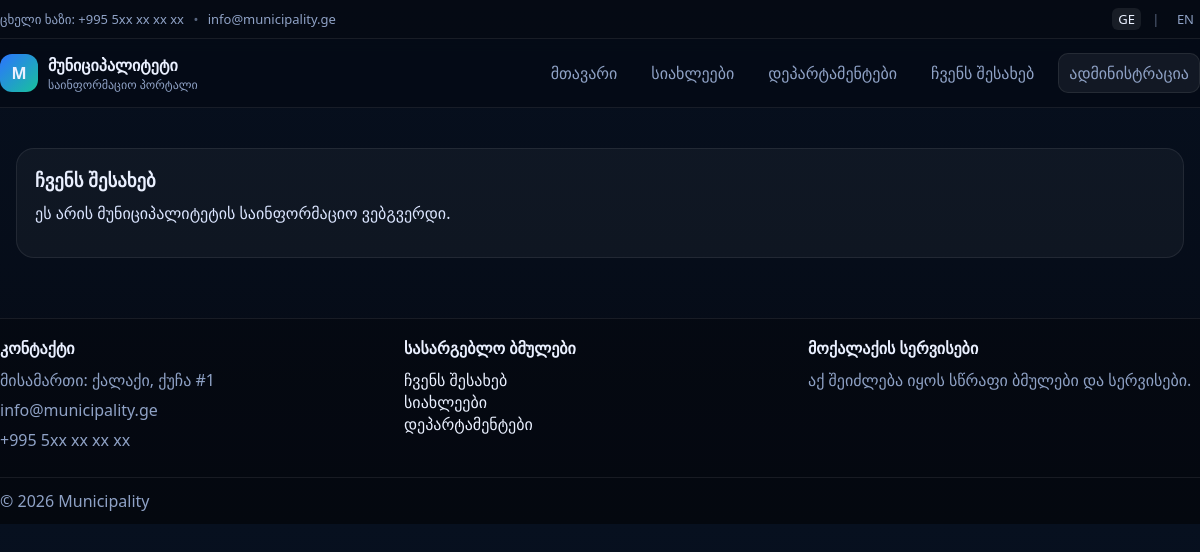
Screenshot of /ge/page/about with the database file from the repository.
### tables this page shows
CREATE TABLE page_translations (
  page_id INT NOT NULL,
  lang ENUM('ge','en') NOT NULL,
  title VARCHAR(255) NOT NULL,
  body MEDIUMTEXT NOT NULL,
  PRIMARY KEY (page_id, lang),
  CONSTRAINT fk_page_tr_page FOREIGN KEY (page_id) REFERENCES pages(id) ON DELETE CASCADE
);

### public/index.php (called while the page is built, shortened)
<?php
require __DIR__ . '/../app/db.php';
require __DIR__ . '/../app/helpers.php';
require __DIR__ . '/../app/i18n.php';
require __DIR__ . '/../app/router.php';
$uri = parse_url($_SERVER['REQUEST_URI'] ?? '/', PHP_URL_PATH) ?: '/';
$uri = str_replace(base_path(), '', $uri);
$uri = '/' . ltrim($uri, '/');
$parts = array_values(array_filter(explode('/', trim($uri,'/')), fn($x)=>$x!==''));
$langs = cfg('langs', ['ge','en']);
if (isset($parts[0]) && in_array($parts[0], $langs, true)) {
  array_shift($parts);
} else {
  set_lang(cfg('default_lang','ge'));
  redirect(base_path() . '/' . current_lang() . $uri);
}
$path = '/' . implode('/', $parts);
[$view, $data] = route_public($path);
require __DIR__ . '/../app/views/layout.php';

### app/i18n.php (called while the page is built, shortened)
<?php
function current_lang(): string {
  return (string)($_SESSION['lang'] ?? cfg('default_lang', 'ge'));
}
function url_lang_prefix(): string {
  return '/' . current_lang();
}
function url_to(string $pathWithoutLang): string {
  return base_path() . url_lang_prefix() . $pathWithoutLang;
}
function t(string $ge, string $en): string {
  return current_lang() === 'en' ? $en : $ge;
}

### app/helpers.php (called while the page is built, shortened)
<?php
function cfg(string $key, $default = null) {
  static $cfg = null;
  if ($cfg === null) $cfg = require __DIR__ . '/config.php';
  return $cfg[$key] ?? $default;
}
function e(string $s): string {
  return htmlspecialchars($s, ENT_QUOTES | ENT_SUBSTITUTE, 'UTF-8');
}
function base_path(): string {
  return (string)cfg('base_path', '');
}

### app/config.php (called while the page is built, shortened)
<?php
return [
  'db' => [
    'host'    => '127.0.0.1',
    'name'    => 'municipality_db',
    'user'    => 'root',
    'pass'    => '',
    'charset' => 'utf8mb4',
  ],
  'public_url' => '',
  'default_lang' => 'ge',
  'langs' => ['ge','en'],
  'upload_dir' => dirname(__DIR__) . '/storage/uploads',
  'upload_url' => '/storage/uploads',
];

### app/db.php (called while the page is built, shortened)
<?php
function db(): PDO {
  $cfg = require __DIR__ . '/config.php';
  $pdo = new PDO($cfg['db']['dsn'], $cfg['db']['user'], $cfg['db']['pass'], [
    PDO::ATTR_ERRMODE => PDO::ERRMODE_EXCEPTION,
    PDO::ATTR_DEFAULT_FETCH_MODE => PDO::FETCH_ASSOC,
  ]);
  return $pdo;
}

### app/router.php (called while the page is built, shortened)
<?php
function route_public(string $path): array {
  $pdo = db();
  $lang = current_lang();
  $path = trim($path, '/');
  $parts = $path === '' ? [] : explode('/', $path);
  if ($parts[0] === 'page' && isset($parts[1])) {
    $slug = $parts[1];
    $st = $pdo->prepare("
      SELECT p.id, p.slug, pt.title, pt.body
      FROM pages p
      JOIN page_translations pt ON pt.page_id=p.id AND pt.lang=:lang
      WHERE p.slug=:slug AND p.department_id IS NULL AND p.status='published'
      LIMIT 1
    ");
    $st->execute([':lang'=>$lang, ':slug'=>$slug]);
    $page = $st->fetch();
    return ['page_view.php', compact('page')];
  }
  return ['not_found.php', []];
}

### app/views/page_view.php (the view)
<section class="wrap section">
  <article class="article">
    <h1><?= e($page['title']) ?></h1>
    <div class="article-body">
      <?= $page['body'] ?>
    </div>
  </article>
</section>

### app/views/layout.php (shortened to what this page needs)
<!doctype html>
<html lang="<?= e(current_lang()) ?>">
<head>
  <link rel="stylesheet" href="<?= e(base_path()) ?>/public/assets/site.css">
</head>
<body>
<header class="topbar">
  <div class="wrap topbar-row">
    <div class="topbar-left">
      <span><?= e(t('ცხელი ხაზი:', 'Hotline:')) ?> +995 5xx xx xx xx</span>
      <span class="dot">•</span>
      <span>info@municipality.ge</span>
    </div>
    <div class="topbar-right">
      <?php $cur = current_lang(); ?>
      <?php
        $curPath = parse_url($_SERVER['REQUEST_URI'] ?? '/', PHP_URL_PATH) ?: '/';
        $noLang = preg_replace('#^/(ge|en)#','', $curPath);
      ?>
      <a class="<?= $cur==='ge'?'active':'' ?>" href="<?= e(base_path()) ?>/ge<?= e($noLang) ?>">GE</a>
      <span class="sep">|</span>
      <a class="<?= $cur==='en'?'active':'' ?>" href="<?= e(base_path()) ?>/en<?= e($noLang) ?>">EN</a>
    </div>
  </div>
</header>
<header class="header">
  <div class="wrap header-row">
    <a class="brand" href="<?= e(url_to('/')) ?>">
      <div class="logo">M</div>
      <div class="brand-text">
        <div class="brand-title"><?= e(t('მუნიციპალიტეტი', 'Municipality')) ?></div>
        <div class="brand-sub"><?= e(t('საინფორმაციო პორტალი', 'Information Portal')) ?></div>
      </div>
    </a>
    <nav class="nav">
      <a href="<?= e(url_to('/')) ?>"><?= e(t('მთავარი', 'Home')) ?></a>
      <a href="<?= e(url_to('/news')) ?>"><?= e(t('სიახლეები', 'News')) ?></a>
      <a href="<?= e(url_to('/departments')) ?>"><?= e(t('დეპარტამენტები', 'Departments')) ?></a>
      <a href="<?= e(url_to('/page/about')) ?>"><?= e(t('ჩვენს შესახებ', 'About')) ?></a>
      <a class="btn" href="<?= e(base_path()) ?>/admin/"><?= e(t('ადმინისტრაცია', 'Admin')) ?></a>
    </nav>
  </div>
</header>
<main class="main">
  <?php require $viewFile; ?>
</main>
<footer class="footer">
  <div class="wrap footer-grid">
    <div>
      <h4><?= e(t('კონტაქტი', 'Contact')) ?></h4>
      <p><?= e(t('მისამართი: ქალაქი, ქუჩა #1', 'Address: City, Street #1')) ?></p>
      <p>info@municipality.ge</p>
      <p>+995 5xx xx xx xx</p>
    </div>
    <div>
      <h4><?= e(t('სასარგებლო ბმულები', 'Useful links')) ?></h4>
      <a href="<?= e(url_to('/page/about')) ?>"><?= e(t('ჩვენს შესახებ', 'About')) ?></a><br>
      <a href="<?= e(url_to('/news')) ?>"><?= e(t('სიახლეები', 'News')) ?></a><br>
      <a href="<?= e(url_to('/departments')) ?>"><?= e(t('დეპარტამენტები', 'Departments')) ?></a>
    </div>
    <div>
      <h4><?= e(t('მოქალაქის სერვისები', 'Citizen services')) ?></h4>
      <p><?= e(t('აქ შეიძლება იყოს სწრაფი ბმულები და სერვისები.', 'Here you can place quick links and services.')) ?></p>
    </div>
  </div>
  <div class="wrap footer-bottom">
    <span>© <?= date('Y') ?> Municipality</span>
  </div>
</footer>
</body>
</html>

### public/assets/site.css (style rules this page uses)
:root { --bg:#0b1324; --card:#0f1b33; --muted:#8fa2c6; --text:#eaf0ff; --accent:#2c74ff; --accent2:#18c29c; --line:rgba(255,255,255,.08); }
* { box-sizing:border-box }
body { margin:0;font-family:system-ui,-apple-system,Segoe UI,Roboto; background:linear-gradient(180deg,#07101f,#050a14); color:var(--text) }
a { color:inherit;text-decoration:none }
.wrap { max-width:1200px;margin:0 auto;padding:0 16px }
.topbar { background:rgba(0,0,0,.35); border-bottom:1px solid var(--line) }
.topbar-row { display:flex;justify-content:space-between;gap:12px;padding:10px 0;font-size:13px;color:var(--muted) }
.topbar-right a { padding:2px 6px;border-radius:6px }
.topbar-right a.active { background:rgba(255,255,255,.08); color:var(--text) }
.dot { opacity:.6;margin:0 6px }
.sep { opacity:.6;margin:0 8px }
.header { position:sticky;top:0;z-index:10;background:rgba(5,10,20,.75);backdrop-filter: blur(8px); border-bottom:1px solid var(--line) }
.header-row { display:flex;align-items:center;justify-content:space-between;padding:14px 0;gap:12px }
.brand { display:flex;align-items:center;gap:10px }
.logo { width:38px;height:38px;border-radius:12px;background:linear-gradient(135deg,var(--accent),var(--accent2));display:grid;place-items:center;font-weight:900 }
.brand-title { font-weight:800 }
.brand-sub { font-size:12px;color:var(--muted) }
.nav { display:flex;align-items:center;gap:14px;flex-wrap:wrap }
.nav a { padding:8px 10px;border-radius:10px;color:var(--muted) }
.btn { display:inline-flex;align-items:center;justify-content:center;padding:10px 12px;border-radius:12px;background:rgba(255,255,255,.06);border:1px solid var(--line) }
.main { padding:22px 0 60px }
.section { margin-top:18px }
.article { background:rgba(255,255,255,.04);border:1px solid var(--line);border-radius:18px;padding:18px }
.article h1 { margin:0 0 8px }
.article-body { line-height:1.7;color:#dbe5ff }
.article-body p { margin:0 0 12px }
.footer { border-top:1px solid var(--line);background:rgba(0,0,0,.25) }
.footer-grid { display:grid;grid-template-columns:1fr 1fr 1fr;gap:12px;padding:18px 0 }
.footer h4 { margin:0 0 10px }
.footer p { margin:0 0 8px;color:var(--muted) }
.footer-bottom { padding:12px 0;color:var(--muted);border-top:1px solid var(--line);display:flex;justify-content:space-between }

### rows the page displays
page_translations: title "ჩვენს შესახებ", body "ეს არის მუნიციპალიტეტის საინფორმაციო ვებგვერდი."

### other values shown
t('ცხელი ხაზი:', 'Hotline:') "ცხელი ხაზი:"
t('მუნიციპალიტეტი', 'Municipality') "მუნიციპალიტეტი"
t('საინფორმაციო პორტალი', 'Information Portal') "საინფორმაციო პორტალი"
t('მთავარი', 'Home') "მთავარი"
t('სიახლეები', 'News') "სიახლეები"
t('დეპარტამენტები', 'Departments') "დეპარტამენტები"
t('ჩვენს შესახებ', 'About') "ჩვენს შესახებ"
t('ადმინისტრაცია', 'Admin') "ადმინისტრაცია"
t('კონტაქტი', 'Contact') "კონტაქტი"
t('მისამართი: ქალაქი, ქუჩა #1', 'Address: City, Street #1') "მისამართი: ქალაქი, ქუჩა #1"
t('სასარგებლო ბმულები', 'Useful links') "სასარგებლო ბმულები"
t('მოქალაქის სერვისები', 'Citizen services') "მოქალაქის სერვისები"
